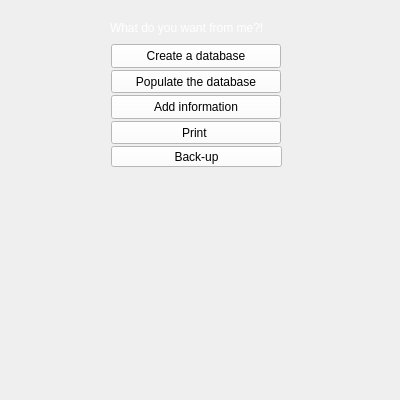
<?xml version="1.0" encoding="UTF-8"?>
<ui version="4.0">
 <class>MainWindow</class>
 <widget class="QMainWindow" name="MainWindow">
  <property name="enabled">
   <bool>true</bool>
  </property>
  <property name="geometry">
   <rect>
    <x>0</x>
    <y>0</y>
    <width>400</width>
    <height>400</height>
   </rect>
  </property>
  <property name="minimumSize">
   <size>
    <width>400</width>
    <height>400</height>
   </size>
  </property>
  <property name="maximumSize">
   <size>
    <width>400</width>
    <height>400</height>
   </size>
  </property>
  <property name="windowTitle">
   <string>Menu</string>
  </property>
  <widget class="QWidget" name="centralwidget">
   <widget class="QLabel" name="label">
    <property name="geometry">
     <rect>
      <x>110</x>
      <y>20</y>
      <width>172</width>
      <height>16</height>
     </rect>
    </property>
    <property name="toolTip">
     <string>&lt;html&gt;&lt;head/&gt;&lt;body&gt;&lt;p&gt;&lt;span style=&quot; color:#ffffff;&quot;&gt;What do you want from me?!&lt;/span&gt;&lt;/p&gt;&lt;/body&gt;&lt;/html&gt;</string>
    </property>
    <property name="styleSheet">
     <string notr="true">color: rgb(255, 255, 255)</string>
    </property>
    <property name="text">
     <string>What do you want from me?!</string>
    </property>
    <property name="buddy">
     <cstring>label</cstring>
    </property>
   </widget>
   <widget class="QPushButton" name="pushButton_2">
    <property name="geometry">
     <rect>
      <x>111</x>
      <y>44</y>
      <width>170</width>
      <height>24</height>
     </rect>
    </property>
    <property name="styleSheet">
     <string notr="true">background-color: white;</string>
    </property>
    <property name="text">
     <string>Create a database</string>
    </property>
   </widget>
   <widget class="QPushButton" name="pushButton_3">
    <property name="geometry">
     <rect>
      <x>111</x>
      <y>95</y>
      <width>170</width>
      <height>24</height>
     </rect>
    </property>
    <property name="styleSheet">
     <string notr="true">background-color: white;</string>
    </property>
    <property name="text">
     <string>Add information</string>
    </property>
   </widget>
   <widget class="QPushButton" name="pushButton_4">
    <property name="geometry">
     <rect>
      <x>111</x>
      <y>121</y>
      <width>170</width>
      <height>23</height>
     </rect>
    </property>
    <property name="styleSheet">
     <string notr="true">background-color: white;</string>
    </property>
    <property name="text">
     <string>Print </string>
    </property>
   </widget>
   <widget class="QPushButton" name="pushButton_5">
    <property name="geometry">
     <rect>
      <x>111</x>
      <y>146</y>
      <width>171</width>
      <height>21</height>
     </rect>
    </property>
    <property name="styleSheet">
     <string notr="true">background-color: white;</string>
    </property>
    <property name="text">
     <string>Back-up</string>
    </property>
   </widget>
   <widget class="QLabel" name="label_2">
    <property name="geometry">
     <rect>
      <x>40</x>
      <y>170</y>
      <width>431</width>
      <height>231</height>
     </rect>
    </property>
    <property name="text">
     <string/>
    </property>
    <property name="pixmap">
     <pixmap resource="resources.qrc">:/Resources/Images/image 2.png</pixmap>
    </property>
   </widget>
   <widget class="QPushButton" name="pushButton">
    <property name="geometry">
     <rect>
      <x>111</x>
      <y>70</y>
      <width>170</width>
      <height>23</height>
     </rect>
    </property>
    <property name="styleSheet">
     <string notr="true">background-color: white;</string>
    </property>
    <property name="text">
     <string>Populate the database</string>
    </property>
   </widget>
   <zorder>pushButton_4</zorder>
   <zorder>pushButton_2</zorder>
   <zorder>pushButton</zorder>
   <zorder>pushButton_3</zorder>
   <zorder>pushButton_5</zorder>
   <zorder>label</zorder>
   <zorder>label_2</zorder>
  </widget>
  <widget class="QMenuBar" name="menubar">
   <property name="geometry">
    <rect>
     <x>0</x>
     <y>0</y>
     <width>400</width>
     <height>22</height>
    </rect>
   </property>
  </widget>
 </widget>
 <resources>
  <include location="resources.qrc"/>
 </resources>
 <connections/>
</ui>
